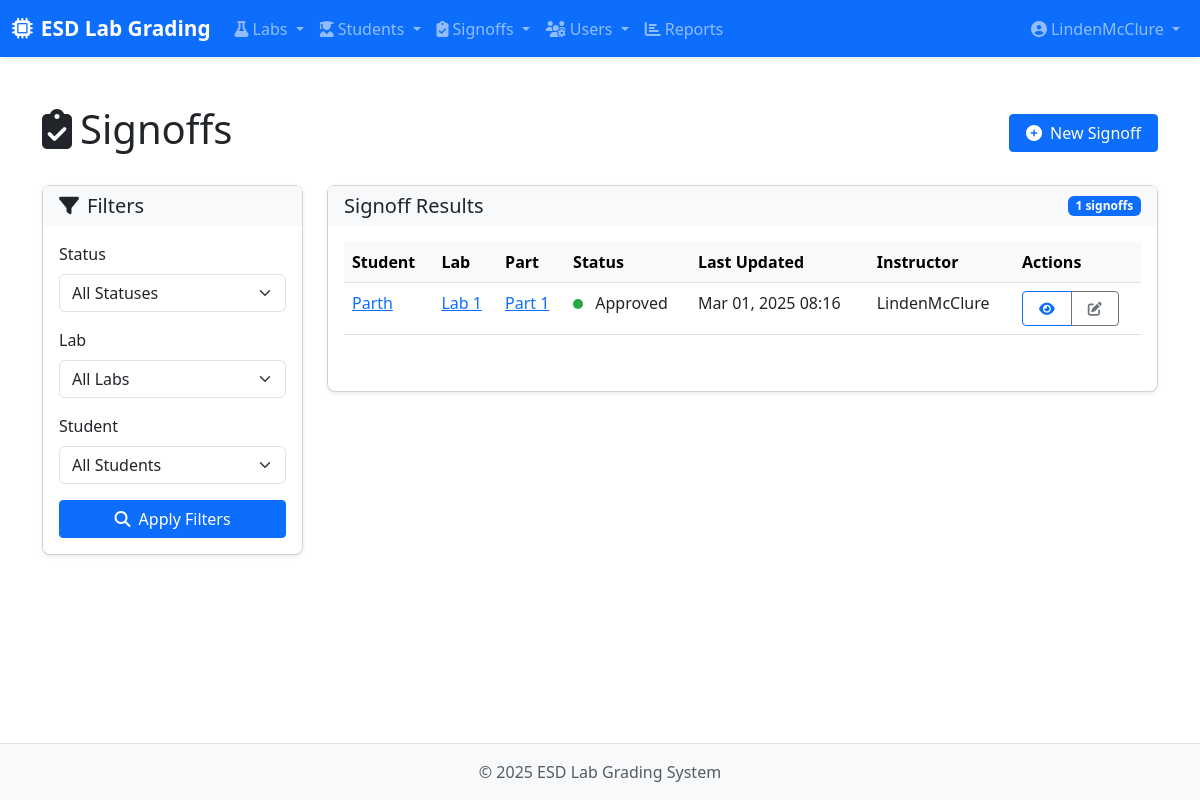
/signoffs/ (signed in), run on an earlier commit of the app's database.
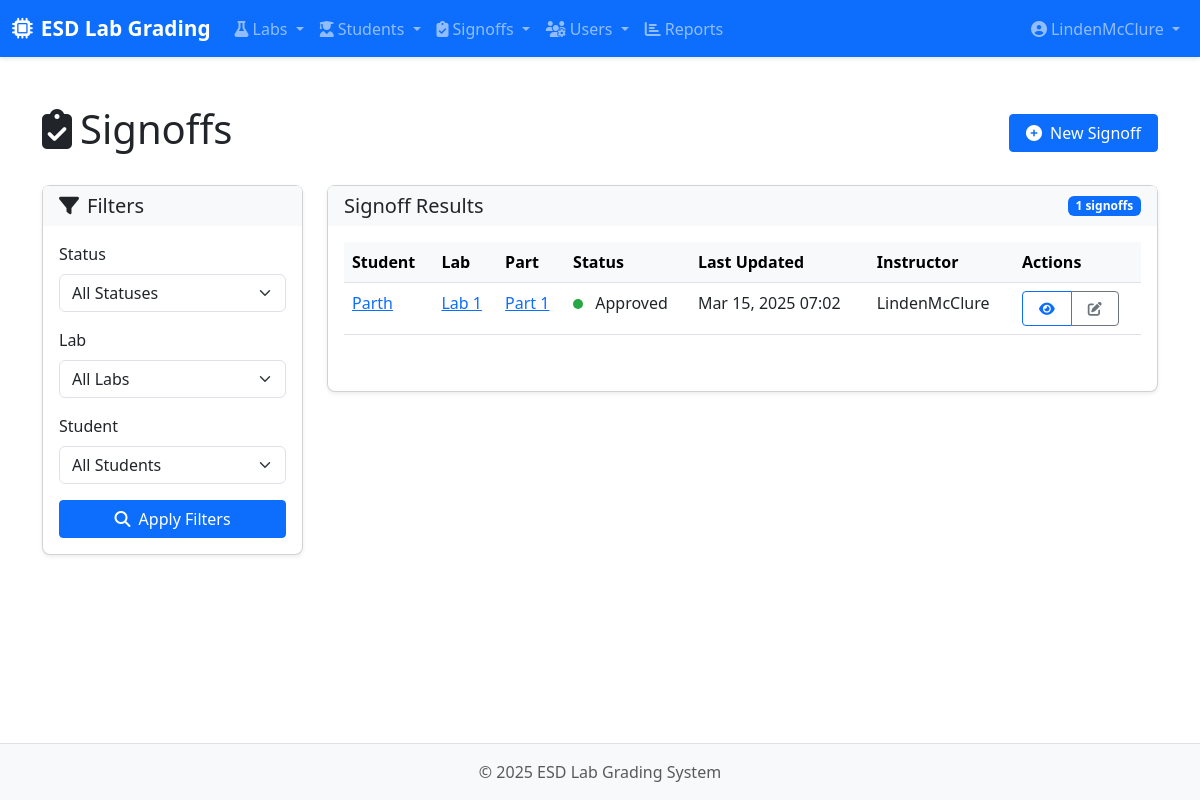
And on a later commit of the database.
### labs/models.py (models this page shows, shortened)
class Signoff(models.Model):
    STATUS_CHOICES = (
        ('pending', 'Pending'),
        ('approved', 'Approved'),
        ('rejected', 'Rejected'),
    )
    student = models.ForeignKey(Student, on_delete=models.CASCADE, related_name='signoffs')
    part = models.ForeignKey(Part, on_delete=models.CASCADE, related_name='signoffs')
    instructor = models.ForeignKey(User, on_delete=models.CASCADE, related_name='taken_signoffs')
    status = models.CharField(max_length=20, choices=STATUS_CHOICES, default='pending')
    comments = models.TextField(blank=True)
    date_submitted = models.DateTimeField(auto_now_add=True)
    date_updated = models.DateTimeField(auto_now=True)
    class Meta:
        unique_together = ('student', 'part')
        ordering = ['-date_updated']

class Student(models.Model):
    student_id = models.CharField(max_length=20, unique=True)
    name = models.CharField(max_length=100)
    email = models.EmailField(blank=True)
    batch = models.DateField(auto_now=False, auto_now_add=False)
    active = models.BooleanField(default=True)

class Part(models.Model):
    lab = models.ForeignKey(Lab, on_delete=models.CASCADE, related_name='parts')
    name = models.CharField(max_length=100)
    description = models.TextField(blank=True)
    order = models.PositiveIntegerField(default=0)
    is_required = models.BooleanField(default=True)
    class Meta:
        ordering = ['lab', 'order']

class Lab(models.Model):
    name = models.CharField(max_length=200)
    description = models.TextField(blank=True)
    due_date = models.DateTimeField()
    total_points = models.DecimalField(max_digits=5, decimal_places=2)

### labs/views.py (the view)
# urls.py: path('signoffs/', views.signoff_list, name='signoff_list'),
@login_required
def signoff_list(request):
    status = request.GET.get('status')
    lab_id = request.GET.get('lab_id')
    student_id = request.GET.get('student_id')
    signoffs = Signoff.objects.all().select_related(
        'student', 'part', 'part__lab', 'instructor'
    ).order_by('-date_updated')
    if status:
        signoffs = signoffs.filter(status=status)
    if lab_id:
        signoffs = signoffs.filter(part__lab_id=lab_id)
    if student_id:
        signoffs = signoffs.filter(student_id=student_id)
    labs = Lab.objects.all().order_by('name')
    students = Student.objects.filter(active=True).order_by('name')
    context = {
        'signoffs': signoffs,
        'labs': labs,
        'students': students,
        'status_filter': status,
        'lab_filter': lab_id,
        'student_filter': student_id
    }
    return render(request, 'labs/signoff_list.html', context)

### labs/templatetags/role_tags.py (called while the page is built)
@register.filter
def has_role(user, role_name):
    if user.is_anonymous:
        return False
    if user.is_staff:
        return True
    try:
        return hasattr(user, 'role') and user.role.role == role_name
    except:
        return False

### labs/templates/labs/signoff_list.html (shortened to what this page needs)
{% extends 'base.html' %}
{% load static %}
{% block content %}
<div class="container py-4">
    <div class="row mb-4">
        <div class="col-12">
            <div class="d-flex justify-content-between align-items-center">
                <h1>
                    <i class="fas fa-clipboard-check me-2"></i>Signoffs
                </h1>
                <div>
                    <a href="{% url 'labs:home' %}" class="btn btn-primary">
                        <i class="fas fa-plus-circle me-1"></i> New Signoff
                    </a>
                </div>
            </div>
        </div>
    </div>
    <div class="row">
        <div class="col-md-3 mb-4">
            <div class="card sticky-top filter-card" style="top: 1rem;">
                <div class="card-header bg-light">
                    <h5 class="mb-0"><i class="fas fa-filter me-2"></i>Filters</h5>
                </div>
                <div class="card-body">
                    <form method="get" action="{% url 'labs:signoff_list' %}">
                        <div class="mb-3">
                            <label for="status" class="form-label">Status</label>
                            <select name="status" id="status" class="form-select">
                                <option value="">All Statuses</option>
                            </select>
                        </div>
                        <div class="mb-3">
                            <label for="lab" class="form-label">Lab</label>
                            <select name="lab_id" id="lab" class="form-select">
                                <option value="">All Labs</option>
                            </select>
                        </div>
                        <div class="mb-3">
                            <label for="student" class="form-label">Student</label>
                            <select name="student_id" id="student" class="form-select">
                                <option value="">All Students</option>
                            </select>
                        </div>
                        <div class="d-grid gap-2">
                            <button type="submit" class="btn btn-primary">
                                <i class="fas fa-search me-1"></i> Apply Filters
                            </button>
                        </div>
                    </form>
                </div>
            </div>
        </div>
        <div class="col-md-9">
            <div class="card">
                <div class="card-header bg-light d-flex justify-content-between align-items-center">
                    <h5 class="mb-0">Signoff Results</h5>
                    <span class="badge bg-primary">{{ signoffs.count }} signoffs</span>
                </div>
                <div class="card-body">
                    {% if signoffs %}
                    <div class="table-responsive">
                        <table class="table table-hover">
                            <thead class="table-light">
                                <tr>
                                    <th>Student</th>
                                    <th>Lab</th>
                                    <th>Part</th>
                                    <th>Status</th>
                                    <th>Last Updated</th>
                                    <th>Instructor</th>
                                    <th>Actions</th>
                                </tr>
                            </thead>
                            <tbody>
                                {% for signoff in signoffs %}
                                <tr class="signoff-row">
                                    <td>
                                        <a href="{% url 'labs:student_detail' signoff.student.id %}">
                                            {{ signoff.student.name }}
                                        </a>
                                    </td>
                                    <td>
                                        <a href="{% url 'labs:lab_detail' signoff.part.lab.id %}">
                                            {{ signoff.part.lab.name }}
                                        </a>
                                    </td>
                                    <td>
                                        <a href="{% url 'labs:part_detail' signoff.part.id %}">
                                            {{ signoff.part.name }}
                                        </a>
                                    </td>
                                    <td>
                                        <span class="status-indicator status-{{ signoff.status }}"></span>
                                        {{ signoff.status|title }}
                                    </td>
                                    <td>{{ signoff.date_updated|date:"M d, Y H:i" }}</td>
                                    <td>{{ signoff.instructor.username }}</td>
                                    <td>
                                        <div class="btn-group">
                                            <a href="{% url 'labs:signoff_detail' signoff.id %}" class="btn btn-sm btn-outline-primary">
                                                <i class="fas fa-eye"></i>
                                            </a>
                                            <a href="{% url 'labs:signoff_edit' signoff.id %}" class="btn btn-sm btn-outline-secondary">
                                                <i class="fas fa-edit"></i>
                                            </a>
                                        </div>
                                    </td>
                                </tr>
                                {% endfor %}
                            </tbody>
                        </table>
                    </div>
                    {% else %}
                    <div class="alert alert-info">
                        <i class="fas fa-info-circle me-2"></i> No signoffs found matching your filters.
                    </div>
                    {% endif %}
                </div>
            </div>
        </div>
    </div>
</div>
{% endblock %}

### templates/base.html (shortened to what this page needs)
{% load static %}
{% load role_tags %}
<!DOCTYPE html>
<html lang="en">
<head>
    <link href="https://cdn.jsdelivr.net/npm/bootstrap@5.3.0-alpha1/dist/css/bootstrap.min.css" rel="stylesheet">
    <link rel="stylesheet" href="https://cdnjs.cloudflare.com/ajax/libs/font-awesome/6.4.0/css/all.min.css">
    <link rel="stylesheet" href="{% static 'css/styles.css' %}">
</head>
<body>
    <nav class="navbar navbar-expand-lg navbar-dark bg-primary sticky-top">
        <div class="container-fluid">
            <a class="navbar-brand" href="{% url 'labs:home' %}">
                <i class="fas fa-microchip me-2"></i>ESD Lab Grading
            </a>
            <div class="collapse navbar-collapse" id="navbarMain">
                <ul class="navbar-nav me-auto">
                    <li class="nav-item dropdown">
                        <a class="nav-link dropdown-toggle" href="#" id="labsDropdown" role="button" data-bs-toggle="dropdown">
                            <i class="fas fa-flask me-1"></i>Labs
                        </a>
                    </li>
                    {% if request.user.is_authenticated %}
                    <li class="nav-item dropdown">
                        <a class="nav-link dropdown-toggle" href="#" id="studentsDropdown" role="button" data-bs-toggle="dropdown">
                            <i class="fas fa-user-graduate me-1"></i>Students
                        </a>
                    </li>
                    {% endif %}
                    {% if request.user.is_authenticated %}
                    <li class="nav-item dropdown">
                        <a class="nav-link dropdown-toggle" href="#" id="signoffsDropdown" role="button" data-bs-toggle="dropdown">
                            <i class="fas fa-clipboard-check me-1"></i>Signoffs
                        </a>
                    </li>
                    {% endif %}
                    {% if request.user.is_authenticated and request.user|has_role:'instructor' %}
                    <li class="nav-item dropdown">
                        <a class="nav-link dropdown-toggle" href="#" id="usersDropdown" role="button" data-bs-toggle="dropdown">
                            <i class="fas fa-users-cog me-1"></i>Users
                        </a>
                    </li>
                    {% endif %}
                    {% if request.user.is_authenticated %}
                    <li class="nav-item">
                        <a class="nav-link" href="{% url 'labs:reports' %}">
                            <i class="fas fa-chart-bar me-1"></i>Reports
                        </a>
                    </li>
                    {% endif %}
                </ul>
                <ul class="navbar-nav ms-3">
                    {% if request.user.is_authenticated %}
                    <li class="nav-item dropdown">
                        <a class="nav-link dropdown-toggle" href="#" id="userDropdown" role="button" data-bs-toggle="dropdown">
                            <i class="fas fa-user-circle me-1"></i>{{ request.user.username }}
                        </a>
                    </li>
                    {% else %}
                    <li class="nav-item">
                        <a class="nav-link" href="{% url 'admin:login' %}?next=/">Login</a>
                    </li>
                    {% endif %}
                </ul>
            </div>
        </div>
    </nav>
    <main class="py-4">
        {% block content %}{% endblock %}
    </main>
    <footer class="footer mt-auto py-3 bg-light">
        <div class="container text-center">
            <span class="text-muted">© {% now "Y" %} ESD Lab Grading System</span>
        </div>
    </footer>
</body>
</html>

### static/css/styles.css (style rules this page uses)
body { min-height: 100vh; display: flex; flex-direction: column; }
main { flex: 1; }
.navbar-brand { font-weight: bold; font-size: 1.3rem; }
.navbar { box-shadow: 0 2px 4px rgba(0, 0, 0, 0.1); }
.card { border-radius: 0.5rem; box-shadow: 0 0.125rem 0.25rem rgba(0, 0, 0, 0.075); margin-bottom: 1.5rem; }
.card-header { font-weight: 600; border-bottom: 0; }
.table-responsive { margin-bottom: 1.5rem; }
.table thead th { background-color: #f8f9fa; font-weight: 600; border-top: none; }
.form-label { font-weight: 500; }
.btn { border-radius: 0.25rem; padding: 0.375rem 1rem; font-weight: 500; }
.btn-primary { background-color: #0d6efd; border-color: #0d6efd; }
.footer { background-color: #f8f9fa; padding: 1.5rem 0; border-top: 1px solid #dee2e6; }

### labs/templates/labs/signoff_list.html (style rules this page uses)
.filter-card { margin-bottom: 1.5rem; }
.status-indicator { width: 10px; height: 10px; display: inline-block; border-radius: 50%; margin-right: 0.5rem; }
.status-approved { background-color: #28a745; }

What changed in the data, as far as the page shows it:
changed Signoff "Approved": date_updated "Mar 01, 2025 08:16" → "Mar 15, 2025 07:02"
